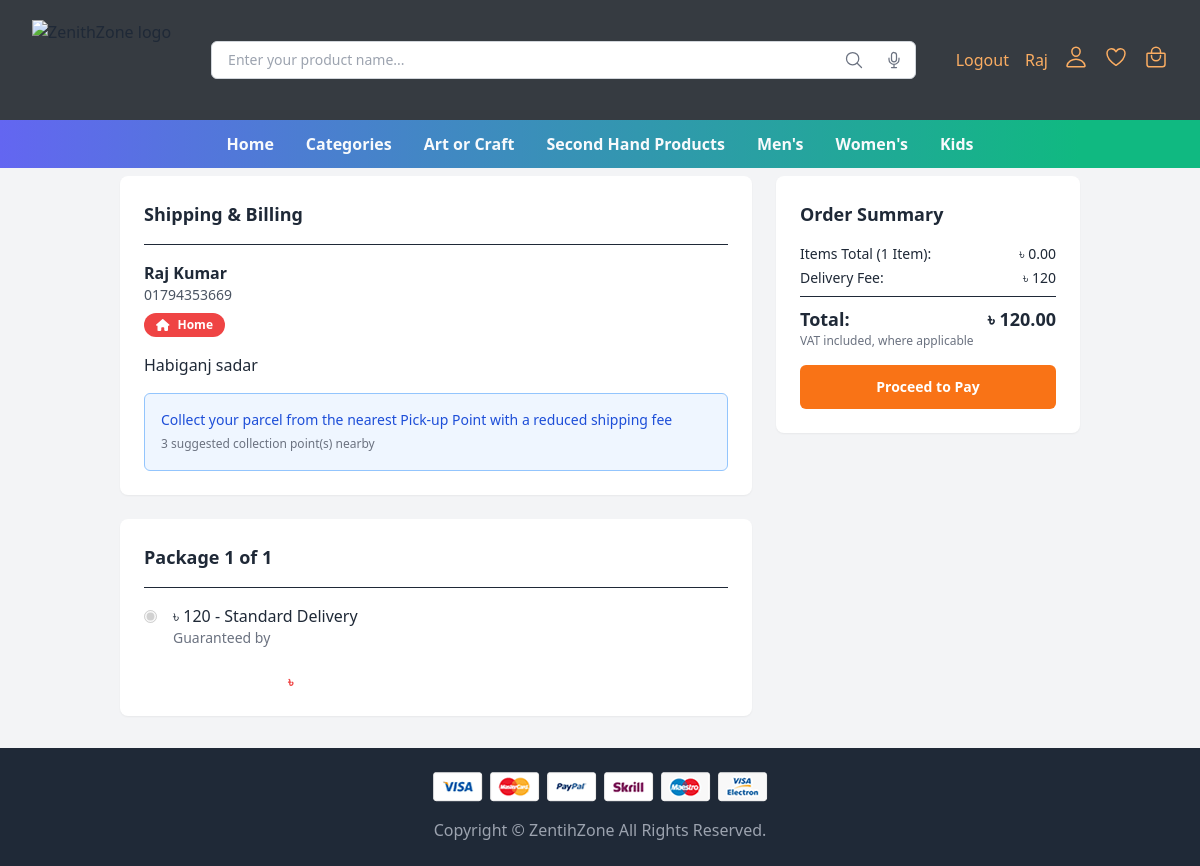
The app's page /Second_hand/S_BuyNow.php (signed in) with its own data.
### tables this page shows
CREATE TABLE `artist_info` (
  `artist_id` int(11) NOT NULL,
  `first_name` varchar(50) NOT NULL,
  `last_name` varchar(50) NOT NULL,
  `email` varchar(100) NOT NULL,
  `mobile_number` varchar(15) NOT NULL,
  `gender` enum('male','female','other') NOT NULL,
  `nid_number` varchar(17) NOT NULL,
  `date_of_birth` date NOT NULL,
  `address` varchar(255) NOT NULL,
  `postal_code` varchar(10) NOT NULL,
  `artist_picture` varchar(255) NOT NULL,
  `nid_picture` varchar(255) NOT NULL,
  `password_hash` varchar(255) NOT NULL
);

### Second_hand/S_BuyNow.php (the view, shortened to what this page needs)
<?php
include_once"../Database_Connection/DB_Connection.php";
$user_type = $_SESSION['user_type'];
$user_id = $_SESSION['user_id'];
$product_id = isset($_GET['product_id']) ? intval($_GET['product_id']) : 0;
$userDetails = getUserDetails($conn, $user_type, $user_id);
$product = getProductDetails($conn, $product_id);
function getUserDetails($mysqli, $userType, $userId)
{
  $tables = [
    'artist_info' => 'artist_id',
    'customer_info' => 'customer_id',
    'sellersinfo' => 'seller_id'
  ];
  $idColumn = $tables[$userType] ?? null;
  $stmt = $mysqli->prepare("SELECT first_name, last_name, mobile_number, address FROM {$userType} WHERE {$idColumn} = ?");
  $stmt->bind_param("i", $userId);
  $stmt->execute();
  $result = $stmt->get_result();
  if ($details = $result->fetch_assoc()) {
    return $details;
  }
  return null;
}
function getProductDetails($conn, $product_id)
{
  $stmt = $conn->prepare("SELECT Sh_product_name, Sh_image_path, Sh_Product_description, Sh_price FROM second_hand_product WHERE Sh_product_id = ?");
  $stmt->bind_param("i", $product_id);
  $stmt->execute();
  $result = $stmt->get_result();
  return null;
}
$itemTotal = $product['Sh_price'];
$quantity = 1;
?>
<!DOCTYPE html>
<html lang="en">
<head>
  <link href="https://cdn.jsdelivr.net/npm/tailwindcss@^2.0/dist/tailwind.min.css" rel="stylesheet" />
  <link href="https://cdn.jsdelivr.net/npm/daisyui@4.12.10/dist/full.min.css" rel="stylesheet" type="text/css" />
  <script src="https://cdn.tailwindcss.com"></script>
</head>
<body class="font-poppins bg-gray-100 text-gray-800">
  <?php include "../Header_Footer/fixed_header.php"; ?>
  <div class="max-w-5xl mt-48 sm:mt-36 mx-auto p-4 lg:p-8 grid grid-cols-1 lg:grid-cols-3 gap-6">
    <div class="lg:col-span-2 space-y-6">
      <div class="bg-white rounded-lg p-6 shadow-sm">
        <div class="flex justify-between items-center border-b pb-4 mb-4">
          <h2 class="text-lg font-semibold text-gray-800">
            Shipping & Billing
          </h2>
        </div>
        <div>
          <p class="font-semibold"><?= htmlspecialchars($userDetails['first_name']) . ' ' . htmlspecialchars($userDetails['last_name']); ?></p>
          <p class="text-sm text-gray-600"><?= htmlspecialchars($userDetails['mobile_number']); ?></p>
          <p
            id="address-type"
            class="inline-flex items-center bg-red-500 text-white text-xs font-semibold px-3 py-1 rounded-full mt-2 mb-4">
            <i id="address-icon" class="fas fa-home mr-2"></i> Home
          </p>
          <p><?= htmlspecialchars($userDetails['address']); ?></p>
        </div>
        <div
          class="bg-blue-50 border border-blue-300 rounded-md p-4 mt-4 cursor-pointer"
          onclick="toggleDropdown()">
          <p class="text-sm text-blue-700">
            Collect your parcel from the nearest Pick-up Point with a
            reduced shipping fee
          </p>
          <span class="text-xs text-gray-500">3 suggested collection point(s) nearby</span>
        </div>
      </div>
      <div class="bg-white rounded-lg p-6 shadow-sm">
        <h3 class="text-lg font-semibold text-gray-800 border-b pb-4 mb-4">
          Package 1 of 1
        </h3>
        <div class="flex items-start space-x-4 mb-6">
          <input
            type="radio"
            id="standard"
            name="delivery"
            checked
            class="mt-1.5 border-gray-300 text-blue-600"
            disabled />
          <div>
            <p class="font-medium">
              <span id="delivery-fee">৳ 120</span> - Standard Delivery
            </p>
            <p class="text-sm text-gray-500" id="guaranteed-delivery-date">Guaranteed by </p>
          </div>
        </div>
        <div class="flex items-center space-x-4">
          <div class="text-sm">
            <p class="font-bold text-red-500">
              ৳ <?= htmlspecialchars($product['Sh_price']) ?>
            </p>
          </div>
        </div>
      </div>
    </div>
    <div class="space-y-6">
      <div class="bg-white rounded-lg p-6 shadow-sm">
        <h2 class="text-lg font-semibold text-gray-800 mb-4">
          Order Summary
        </h2>
        <div class="space-y-1 text-sm">
          <p class="flex justify-between">
            Items Total (<?= $quantity ?> Item<?= $quantity > 1 ? 's' : '' ?>): <span id="itemTotal">৳ <?= number_format($itemTotal, 2) ?></span>
          </p>
          <p class="flex justify-between">
            Delivery Fee: <span id="delivery-fees">৳ 120</span>
          </p>
        </div>
        <hr class="my-2" />
        <p class="flex justify-between font-bold text-lg">
          Total: <span id="order-summary-total">৳ <?= number_format($itemTotal + 120, 2); ?></span>
        </p>
        <p class="text-xs text-gray-500">VAT included, where applicable</p>
        <button
          onclick="redirectToPayment()"
          class="w-full bg-orange-500 text-white py-3 rounded-md text-sm font-semibold mt-4 hover:bg-orange-600 transition">
          Proceed to Pay
        </button>
      </div>
    </div>
  </div>
  <?php include "../Header_Footer/footer.php"; ?>
</body>
</html>

### Header_Footer/fixed_header.php (shortened to what this page needs)
<?php
include "../Database_Connection/DB_Connection.php";
function getUserFirstName($conn, $userType, $userId)
{
  $tableName = '';
  $idColumn = '';
  $firstNameColumn = 'first_name';
  switch ($userType) {
    case 'artist_info':
      $tableName = 'artist_info';
      $idColumn = 'artist_id';
      break;
  }
  $sql = "SELECT {$firstNameColumn} FROM {$tableName} WHERE {$idColumn} = ?";
  if ($stmt = $conn->prepare($sql)) {
    $stmt->bind_param("i", $userId);
    $stmt->execute();
    $stmt->bind_result($firstName);
    if ($stmt->fetch()) {
      return $firstName;
    }
  }
  return 'User';
}
$loggedInStatus = $_SESSION['loggedin'] ?? false;
$userType = $_SESSION['user_type'] ?? 'Guest';
$userId = $_SESSION['user_id'] ?? 0;
$firstName = $loggedInStatus ? getUserFirstName($conn, $userType, $userId) : 'Guest';
?>
<!DOCTYPE html>
<html lang="en">
<head>
  <link rel="stylesheet" href="../Auto_Complete/AutoComplete.css">
  <link href="https://cdn.jsdelivr.net/npm/tailwindcss@^2.0/dist/tailwind.min.css" rel="stylesheet">
  <link href="https://cdn.jsdelivr.net/npm/daisyui@4.12.10/dist/full.min.css" rel="stylesheet" type="text/css">
  <script src="https://cdn.tailwindcss.com"></script>
  <link rel="stylesheet" href="https://cdnjs.cloudflare.com/ajax/libs/font-awesome/6.0.0-beta3/css/all.min.css">
</head>
<body>
  <header>
    <div class="fixed top-0 left-0 right-0 z-50 group">
      <div class="relative bg-[#363b41] py-5 w-full">
        <div class="max-w-7xl mx-auto px-4 sm:px-6 lg:px-8">
          <div class="flex flex-col sm:flex-row justify-between items-center">
            <a href="<?php echo isset($_SESSION['loggedin']) && $_SESSION['loggedin'] ? '../HomePage/Personalized_products.php' : '../HomePage/InitialPage1.php'; ?>" class="flex-shrink-0">
              <img src="../assets/images/logo/ZenithZone.png" alt="ZenithZone logo" class="h-16 sm:h-20" />
            </a>
            <div class="flex-grow mx-10 my-2 sm:my-0 hidden md:block">
              <div class="relative hidden md:block">
                <input type="search" id="searchInput" name="search" class="input-field w-full pl-4 pr-20 py-2 border-gray-300 focus:ring-indigo-500 focus:border-indigo-500 sm:text-sm border rounded-md" placeholder="Enter your product name..." onkeydown="checkEnter(event)" />
                <button class="absolute inset-y-0 right-10 px-3 flex items-center" onclick="handleSearch()">
                  <ion-icon name="search-outline" class="h-5 w-5 text-gray-500"></ion-icon>
                </button>
                <button id="voiceSearchButton" class="absolute inset-y-0 right-0 px-3 flex items-center">
                  <ion-icon name="mic-outline" class="h-5 w-5 text-gray-500"></ion-icon>
                </button>
              </div>
            </div>
            <div class="flex items-center space-x-4 mt-2 sm:mt-0">
              <?php if ($loggedInStatus): ?>
                <a href="?action=logout" class="text-[#fbad62] hover:text-white transition duration-150 ease-in-out">Logout</a>
                <a href="<?php
                          if ($userType === 'customer_info') {
                            echo '../Customer_dashboard/Customers_dashboard.php?userId=' . $userId;
                          } elseif ($userType === 'artist_info') {
                            echo '../Artist_dashboard/Artist_dashboard.php?userId=' . $userId;
                          } elseif ($userType === 'sellersinfo') {
                            echo '../Seller_dashboard/Seller_dashboard.php?userId=' . $userId;
                          } else {
                            echo '../Customer_dashboard/Customers_dashboard.php?userId=' . $userId . '&user_type=' . $userType;
                          }
                          ?>" class="text-[#fbad62] hover:text-white transition duration-150 ease-in-out"><?= $firstName; ?></a>
              <?php else: ?>
                <a href="../Login/Login.php" class="text-[#fbad62] hover:text-white transition duration-150 ease-in-out">Login</a>
                <a href="../Registration/Who.php" class="text-[#fbad62] hover:text-white transition duration-150 ease-in-out">Signup</a>
              <?php endif; ?>
              <button class="text-[#fbad62] hover:text-white">
                <ion-icon name="person-outline" class="h-6 w-6"></ion-icon>
              </button>
              <button onclick="showWishList()" class="relative text-[#fbad62] hover:text-white">
                <ion-icon name="heart-outline" class="h-6 w-6"></ion-icon>
              </button>
              <button onclick="showCartList()" class="relative text-[#fbad62] hover:text-white">
                <ion-icon name="bag-handle-outline" class="h-6 w-6"></ion-icon>
              </button>
            </div>
          </div>
        </div>
      </div>
      <nav class="bg-gradient-to-r from-indigo-500 from-10% via-sky-500 via-30% to-emerald-500 to-90% hidden fixed top-[120px] sm:block w-full z-40">
        <div class="container mx-auto px-4 py-3">
          <ul class="flex flex-wrap justify-center items-center gap-6 lg:gap-8 xl:gap-10">
            <li>
              <a href="<?php echo isset($_SESSION['loggedin']) && $_SESSION['loggedin'] ? '../HomePage/Personalized_products.php' : '../HomePage/InitialPage1.php'; ?>" class="text-slate-50 font-bold hover:text-indigo-500">
                Home
              </a>
            </li>
            <li class="dropdown dropdown-hover">
              <div tabindex="0" role="button" class="text-slate-50 font-bold hover:text-indigo-500">
                Categories
              </div>
            </li>
            <li class="dropdown dropdown-hover">
              <div tabindex="0" role="button" class="text-slate-50 font-bold hover:text-indigo-500">
                <a href="../Art/ArtWelcome.php">Art or Craft</a>
              </div>
            </li>
            <li class="dropdown dropdown-hover">
              <div tabindex="0" role="button" class="text-slate-50 font-bold hover:text-indigo-500">
                <a href="../Second_hand/Second.php">Second Hand Products</a>
              </div>
            </li>
            <li class="dropdown dropdown-hover">
              <div tabindex="0" role="button" class="text-slate-50 font-bold hover:text-indigo-500">
                Men's
              </div>
            </li>
            <li class="dropdown dropdown-hover">
              <div tabindex="0" role="button" class="text-slate-50 font-bold hover:text-indigo-500">
                Women's
              </div>
            </li>
            <li class="dropdown dropdown-hover">
              <div tabindex="0" role="button" class="text-slate-50 font-bold hover:text-indigo-500">
                Kids
              </div>
            </li>
          </ul>
        </div>
      </nav>
  </header>
</body>
</html>

### Auto_Complete/AutoComplete.css (style rules this page uses)
nav { z-index: 100; position: relative; }

### records on screen
artist_info: first_name "Raj", last_name "Kumar", mobile_number "01794353669", address "Habiganj sadar"

### other values on screen
$quantity "1"
$itemTotal "0.00"
$itemTotal + 120 "120.00"
